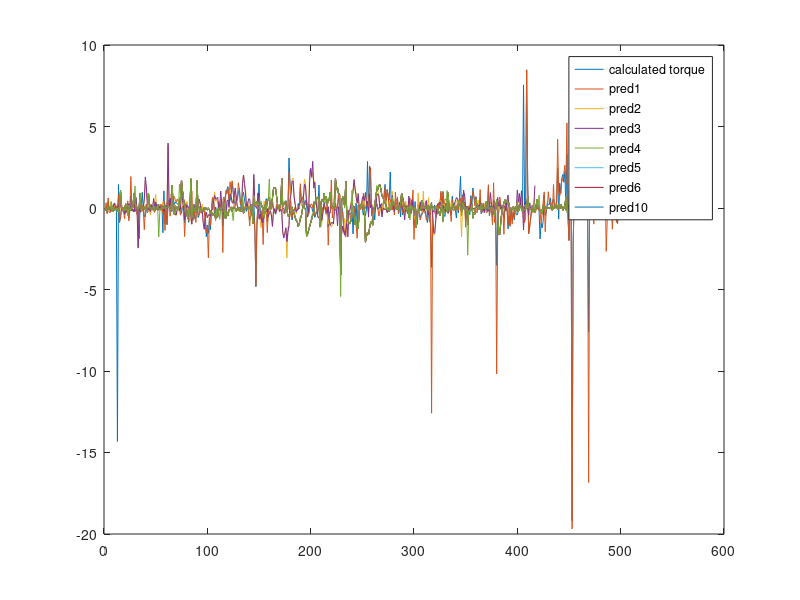

The MATLAB source for this figure:

control = load("torqueandpredictionRecording.mat");
nocontrol = load("torqueandpredictionRecordingNoControl.mat");
control = control.sensorData;
nocontrol = nocontrol.sensorData;

plot(control(:,4))
hold on
plot(control(:,1))
%plot(control(:,2))
%plot(control(:,3))
legend('torque','prediction 1')%, 'prediction 2', 'prediction 3')
%%
plot(nocontrol(:,4))
hold on
plot(nocontrol(:,1))
%plot(nocontrol(:,2))
%plot(control(:,3))
legend('torque','prediction 1')%
%%
nocontrolwith10 = load("torqueandpredictionWith10predictionsNoControl.mat");
nocontrolwith10 = nocontrolwith10.sensorData;
plot(nocontrolwith10)
%plot(nocontrolwith10(:,4))
%legend('calculated torque','pred3')
legend('calculated torque','pred1','pred2','pred3','pred4','pred5','pred6','pred10')